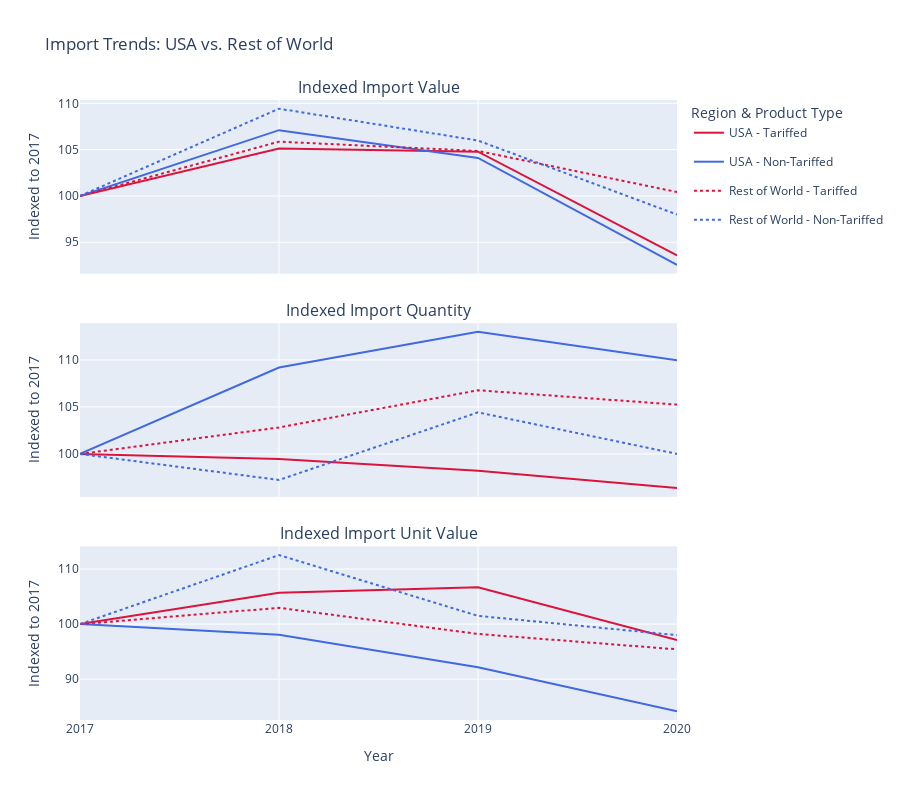

Notebook code cell kept with this figure:
### Markdown cell above
## US total imports vs RoW imports - tariffed vs non-tariffed
**not** specifically from China. This is about general demand - showing one of the diff-in-diffs we're doing here

### Code cell
USA_CODE = '840'

# Prepare the data by classifying products and regions
classified_lf = unified_lf.filter(
    pl.col("year").is_in([str(y) for y in range(2017, 2021)])
).with_columns(
    tariff_status=pl.when(pl.col("product_code").is_in(tariffed_products))
                   .then(pl.lit("Tariffed"))
                   .otherwise(pl.lit("Non-Tariffed")),
    region=pl.when(pl.col("reporter_country") == USA_CODE)
              .then(pl.lit("USA"))
              .otherwise(pl.lit("Rest of World"))
)

# Group by region, tariff status, and year, and aggregate all required metrics
aggregated_df = classified_lf.group_by(
    ['region', 'tariff_status', 'year']
).agg(
    pl.sum("value").alias("value"),
    pl.sum("quantity").alias("quantity")
).sort('year').with_columns(
    # Calculate unit value, handling potential division by zero
    unit_value=(pl.col("value") / pl.col("quantity")).fill_null(0).fill_nan(0)
)

# Calculate indexed values for each metric
indexed_df = aggregated_df.with_columns(
    value_indexed=pl.col("value") / pl.col("value").filter(pl.col("year") == "2017").first().over(['region', 'tariff_status']) * 100,
    quantity_indexed=pl.col("quantity") / pl.col("quantity").filter(pl.col("year") == "2017").first().over(['region', 'tariff_status']) * 100,
    unit_value_indexed=pl.col("unit_value") / pl.col("unit_value").filter(pl.col("year") == "2017").first().over(['region', 'tariff_status']) * 100,
).collect()

# Create a figure with 3 vertically stacked subplots
fig = make_subplots(
    rows=3, cols=1,
    shared_xaxes=True,
    vertical_spacing=0.08,
    subplot_titles=("Indexed Import Value", "Indexed Import Quantity", "Indexed Import Unit Value")
)

# Define plot styles for each category
styles = {
    ('USA', 'Tariffed'): {'color': 'crimson', 'dash': 'solid'},
    ('USA', 'Non-Tariffed'): {'color': 'royalblue', 'dash': 'solid'},
    ('Rest of World', 'Tariffed'): {'color': 'crimson', 'dash': 'dot'},
    ('Rest of World', 'Non-Tariffed'): {'color': 'royalblue', 'dash': 'dot'},
}

# Iterate through each data category to add traces to the subplots
for (region, status), style in styles.items():
    plot_data = indexed_df.filter(
        (pl.col("region") == region) & (pl.col("tariff_status") == status)
    )
    if plot_data.is_empty():
        continue
    
    legend_name = f"{region} - {status}"
    
    # Add traces for each metric to its respective subplot
    fig.add_trace(go.Scatter(
        x=plot_data["year"], y=plot_data["value_indexed"],
        name=legend_name, legendgroup=legend_name,
        mode='lines', line=style
    ), row=1, col=1)

    fig.add_trace(go.Scatter(
        x=plot_data["year"], y=plot_data["quantity_indexed"],
        name=legend_name, legendgroup=legend_name, showlegend=False,
        mode='lines', line=style
    ), row=2, col=1)
    
    fig.add_trace(go.Scatter(
        x=plot_data["year"], y=plot_data["unit_value_indexed"],
        name=legend_name, legendgroup=legend_name, showlegend=False,
        mode='lines', line=style
    ), row=3, col=1)

# Update layout for a clean, readable chart
fig.update_layout(
    height=800,
    title_text='Import Trends: USA vs. Rest of World',
    legend_title_text='Region & Product Type',
    hovermode='x unified',
    hoversubplots='axis',
)
fig.update_yaxes(title_text="Indexed to 2017", row=1, col=1)
fig.update_yaxes(title_text="Indexed to 2017", row=2, col=1)
fig.update_yaxes(title_text="Indexed to 2017", row=3, col=1)
fig.update_xaxes(title_text="Year", row=3, col=1)

fig.show()

### Figure 1 — Plotly figure (JSON) as saved in the notebook; plotly's stock layout.template omitted (floating-point values rounded to 4 significant figures)
{"data": [{"legendgroup": "USA - Tariffed", "line": {"color": "crimson", "dash": "solid"}, "mode": "lines", "name": "USA - Tariffed", "type": "scatter", "x": ["2017", "2018", "2019", "2020"], "xaxis": "x", "y": [100.0, 105.1, 104.8, 93.59], "yaxis": "y"}, {"legendgroup": "USA - Tariffed", "line": {"color": "crimson", "dash": "solid"}, "mode": "lines", "name": "USA - Tariffed", "showlegend": false, "type": "scatter", "x": ["2017", "2018", "2019", "2020"], "xaxis": "x2", "y": [100.0, 99.46, 98.22, 96.37], "yaxis": "y2"}, {"legendgroup": "USA - Tariffed", "line": {"color": "crimson", "dash": "solid"}, "mode": "lines", "name": "USA - Tariffed", "showlegend": false, "type": "scatter", "x": ["2017", "2018", "2019", "2020"], "xaxis": "x3", "y": [100.0, 105.7, 106.7, 97.12], "yaxis": "y3"}, {"legendgroup": "USA - Non-Tariffed", "line": {"color": "royalblue", "dash": "solid"}, "mode": "lines", "name": "USA - Non-Tariffed", "type": "scatter", "x": ["2017", "2018", "2019", "2020"], "xaxis": "x", "y": [100.0, 107.1, 104.1, 92.55], "yaxis": "y"}, {"legendgroup": "USA - Non-Tariffed", "line": {"color": "royalblue", "dash": "solid"}, "mode": "lines", "name": "USA - Non-Tariffed", "showlegend": false, "type": "scatter", "x": ["2017", "2018", "2019", "2020"], "xaxis": "x2", "y": [100.0, 109.2, 113.0, 110.0], "yaxis": "y2"}, {"legendgroup": "USA - Non-Tariffed", "line": {"color": "royalblue", "dash": "solid"}, "mode": "lines", "name": "USA - Non-Tariffed", "showlegend": false, "type": "scatter", "x": ["2017", "2018", "2019", "2020"], "xaxis": "x3", "y": [100.0, 98.08, 92.15, 84.16], "yaxis": "y3"}, {"legendgroup": "Rest of World - Tariffed", "line": {"color": "crimson", "dash": "dot"}, "mode": "lines", "name": "Rest of World - Tariffed", "type": "scatter", "x": ["2017", "2018", "2019", "2020"], "xaxis": "x", "y": [100.0, 105.9, 104.9, 100.4], "yaxis": "y"}, {"legendgroup": "Rest of World - Tariffed", "line": {"color": "crimson", "dash": "dot"}, "mode": "lines", "name": "Rest of World - Tariffed", "showlegend": false, "type": "scatter", "x": ["2017", "2018", "2019", "2020"], "xaxis": "x2", "y": [100.0, 102.8, 106.8, 105.2], "yaxis": "y2"}, {"legendgroup": "Rest of World - Tariffed", "line": {"color": "crimson", "dash": "dot"}, "mode": "lines", "name": "Rest of World - Tariffed", "showlegend": false, "type": "scatter", "x": ["2017", "2018", "2019", "2020"], "xaxis": "x3", "y": [100.0, 103.0, 98.21, 95.42], "yaxis": "y3"}, {"legendgroup": "Rest of World - Non-Tariffed", "line": {"color": "royalblue", "dash": "dot"}, "mode": "lines", "name": "Rest of World - Non-Tariffed", "type": "scatter", "x": ["2017", "2018", "2019", "2020"], "xaxis": "x", "y": [100.0, 109.4, 106.0, 97.99], "yaxis": "y"}, {"legendgroup": "Rest of World - Non-Tariffed", "line": {"color": "royalblue", "dash": "dot"}, "mode": "lines", "name": "Rest of World - Non-Tariffed", "showlegend": false, "type": "scatter", "x": ["2017", "2018", "2019", "2020"], "xaxis": "x2", "y": [100.0, 97.23, 104.4, 100.0], "yaxis": "y2"}, {"legendgroup": "Rest of World - Non-Tariffed", "line": {"color": "royalblue", "dash": "dot"}, "mode": "lines", "name": "Rest of World - Non-Tariffed", "showlegend": false, "type": "scatter", "x": ["2017", "2018", "2019", "2020"], "xaxis": "x3", "y": [100.0, 112.5, 101.5, 97.99], "yaxis": "y3"}], "layout": {"annotations": [{"font": {"size": 16}, "showarrow": false, "text": "Indexed Import Value", "x": 0.5, "xanchor": "center", "xref": "paper", "y": 1, "yanchor": "bottom", "yref": "paper"}, {"font": {"size": 16}, "showarrow": false, "text": "Indexed Import Quantity", "x": 0.5, "xanchor": "center", "xref": "paper", "y": 0.64, "yanchor": "bottom", "yref": "paper"}, {"font": {"size": 16}, "showarrow": false, "text": "Indexed Import Unit Value", "x": 0.5, "xanchor": "center", "xref": "paper", "y": 0.28, "yanchor": "bottom", "yref": "paper"}], "height": 800, "hovermode": "x unified", "hoversubplots": "axis", "legend": {"title": {"text": "Region & Product Type"}}, "title": {"text": "Import Trends: USA vs. Rest of World"}, "xaxis": {"anchor": "y", "domain": [0, 1], "matches": "x3", "showticklabels": false}, "xaxis2": {"anchor": "y2", "domain": [0, 1], "matches": "x3", "showticklabels": false}, "xaxis3": {"anchor": "y3", "domain": [0, 1], "title": {"text": "Year"}}, "yaxis": {"anchor": "x", "domain": [0.72, 1], "title": {"text": "Indexed to 2017"}}, "yaxis2": {"anchor": "x2", "domain": [0.36, 0.64], "title": {"text": "Indexed to 2017"}}, "yaxis3": {"anchor": "x3", "domain": [0, 0.28], "title": {"text": "Indexed to 2017"}}}}
